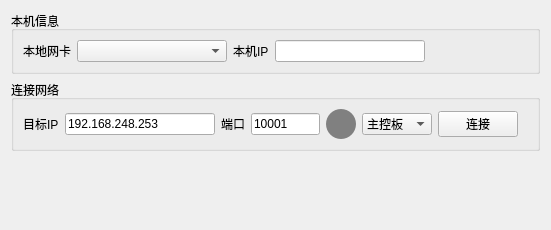
<?xml version="1.0" encoding="UTF-8"?>
<ui version="4.0">
 <class>NetworkConnect</class>
 <widget class="QWidget" name="NetworkConnect">
  <property name="geometry">
   <rect>
    <x>0</x>
    <y>0</y>
    <width>551</width>
    <height>230</height>
   </rect>
  </property>
  <property name="windowTitle">
   <string>Form</string>
  </property>
  <layout class="QVBoxLayout" name="verticalLayout_2">
   <item>
    <layout class="QVBoxLayout" name="verticalLayout">
     <item>
      <widget class="QGroupBox" name="groupBox">
       <property name="title">
        <string>本机信息</string>
       </property>
       <layout class="QVBoxLayout" name="verticalLayout_3">
        <item>
         <layout class="QHBoxLayout" name="horizontalLayout">
          <item>
           <widget class="QLabel" name="label">
            <property name="text">
             <string>本地网卡</string>
            </property>
           </widget>
          </item>
          <item>
           <widget class="QComboBox" name="comboBox_selectInterfaces">
            <property name="sizePolicy">
             <sizepolicy hsizetype="Minimum" vsizetype="Fixed">
              <horstretch>0</horstretch>
              <verstretch>0</verstretch>
             </sizepolicy>
            </property>
            <property name="minimumSize">
             <size>
              <width>150</width>
              <height>0</height>
             </size>
            </property>
           </widget>
          </item>
          <item>
           <widget class="QLabel" name="label_2">
            <property name="text">
             <string>本机IP</string>
            </property>
           </widget>
          </item>
          <item>
           <widget class="QLineEdit" name="lineEdit_local_IP">
            <property name="sizePolicy">
             <sizepolicy hsizetype="Minimum" vsizetype="Fixed">
              <horstretch>0</horstretch>
              <verstretch>0</verstretch>
             </sizepolicy>
            </property>
            <property name="minimumSize">
             <size>
              <width>150</width>
              <height>0</height>
             </size>
            </property>
            <property name="readOnly">
             <bool>true</bool>
            </property>
           </widget>
          </item>
          <item>
           <spacer name="horizontalSpacer_2">
            <property name="orientation">
             <enum>Qt::Horizontal</enum>
            </property>
            <property name="sizeHint" stdset="0">
             <size>
              <width>40</width>
              <height>20</height>
             </size>
            </property>
           </spacer>
          </item>
         </layout>
        </item>
       </layout>
      </widget>
     </item>
     <item>
      <widget class="QGroupBox" name="groupBox_2">
       <property name="title">
        <string>连接网络</string>
       </property>
       <layout class="QVBoxLayout" name="verticalLayout_4">
        <item>
         <layout class="QHBoxLayout" name="horizontalLayout_3">
          <item>
           <widget class="QLabel" name="label_5">
            <property name="text">
             <string>目标IP</string>
            </property>
           </widget>
          </item>
          <item>
           <widget class="QLineEdit" name="lineEdit_targetIP">
            <property name="sizePolicy">
             <sizepolicy hsizetype="Minimum" vsizetype="Fixed">
              <horstretch>0</horstretch>
              <verstretch>0</verstretch>
             </sizepolicy>
            </property>
            <property name="minimumSize">
             <size>
              <width>150</width>
              <height>0</height>
             </size>
            </property>
            <property name="text">
             <string>192.168.248.253</string>
            </property>
           </widget>
          </item>
          <item>
           <widget class="QLabel" name="label_6">
            <property name="text">
             <string>端口</string>
            </property>
           </widget>
          </item>
          <item>
           <widget class="QLineEdit" name="lineEdit_targetPort">
            <property name="sizePolicy">
             <sizepolicy hsizetype="Minimum" vsizetype="Fixed">
              <horstretch>0</horstretch>
              <verstretch>0</verstretch>
             </sizepolicy>
            </property>
            <property name="minimumSize">
             <size>
              <width>50</width>
              <height>0</height>
             </size>
            </property>
            <property name="maximumSize">
             <size>
              <width>100</width>
              <height>16777215</height>
             </size>
            </property>
            <property name="text">
             <string>10001</string>
            </property>
           </widget>
          </item>
          <item>
           <layout class="QHBoxLayout" name="horizontalLayout_4">
            <item>
             <widget class="QLabel" name="label_StatusLight">
              <property name="styleSheet">
               <string notr="true">min-width:30px; 
min-height:30px;
max-width:30px; 
max-height:30px;
border-radius:15px;  
background:grey;</string>
              </property>
              <property name="text">
               <string/>
              </property>
             </widget>
            </item>
            <item>
             <widget class="QComboBox" name="comboBox_TestBoard">
              <property name="sizePolicy">
               <sizepolicy hsizetype="Minimum" vsizetype="Fixed">
                <horstretch>0</horstretch>
                <verstretch>0</verstretch>
               </sizepolicy>
              </property>
              <property name="minimumSize">
               <size>
                <width>70</width>
                <height>0</height>
               </size>
              </property>
              <item>
               <property name="text">
                <string>主控板</string>
               </property>
              </item>
              <item>
               <property name="text">
                <string>综合板</string>
               </property>
              </item>
             </widget>
            </item>
            <item>
             <widget class="QPushButton" name="pushButton_connect">
              <property name="text">
               <string>连接</string>
              </property>
             </widget>
            </item>
           </layout>
          </item>
          <item>
           <spacer name="horizontalSpacer_5">
            <property name="orientation">
             <enum>Qt::Horizontal</enum>
            </property>
            <property name="sizeHint" stdset="0">
             <size>
              <width>40</width>
              <height>20</height>
             </size>
            </property>
           </spacer>
          </item>
         </layout>
        </item>
       </layout>
      </widget>
     </item>
    </layout>
   </item>
   <item>
    <spacer name="verticalSpacer">
     <property name="orientation">
      <enum>Qt::Vertical</enum>
     </property>
     <property name="sizeHint" stdset="0">
      <size>
       <width>20</width>
       <height>40</height>
      </size>
     </property>
    </spacer>
   </item>
  </layout>
 </widget>
 <resources/>
 <connections/>
</ui>
